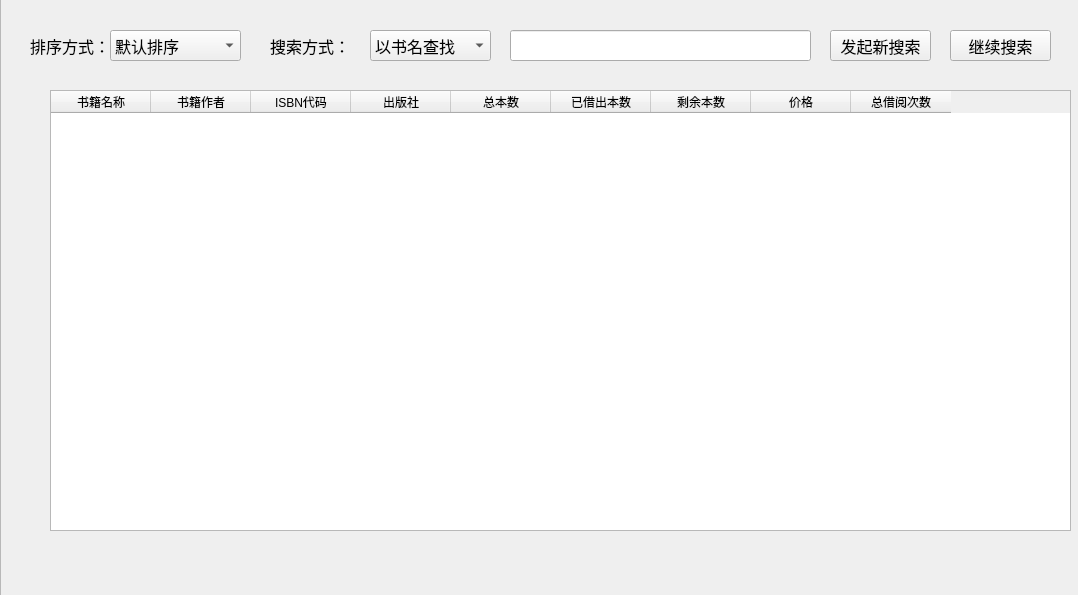
<?xml version="1.0" encoding="UTF-8"?>
<ui version="4.0">
 <class>Book_List_Widget</class>
 <widget class="QWidget" name="Book_List_Widget">
  <property name="geometry">
   <rect>
    <x>0</x>
    <y>0</y>
    <width>1078</width>
    <height>595</height>
   </rect>
  </property>
  <property name="windowTitle">
   <string>Form</string>
  </property>
  <widget class="QComboBox" name="RankMode">
   <property name="geometry">
    <rect>
     <x>110</x>
     <y>30</y>
     <width>131</width>
     <height>31</height>
    </rect>
   </property>
   <property name="font">
    <font>
     <family>萝莉体 第二版</family>
     <pointsize>12</pointsize>
    </font>
   </property>
   <item>
    <property name="text">
     <string>默认排序</string>
    </property>
   </item>
   <item>
    <property name="text">
     <string>借阅次数排序</string>
    </property>
   </item>
   <item>
    <property name="text">
     <string>剩余本数排序</string>
    </property>
   </item>
  </widget>
  <widget class="QPushButton" name="NewSearch">
   <property name="geometry">
    <rect>
     <x>830</x>
     <y>30</y>
     <width>101</width>
     <height>31</height>
    </rect>
   </property>
   <property name="font">
    <font>
     <family>萝莉体 第二版</family>
     <pointsize>12</pointsize>
    </font>
   </property>
   <property name="text">
    <string>发起新搜索</string>
   </property>
  </widget>
  <widget class="QPushButton" name="ContinueSearch">
   <property name="geometry">
    <rect>
     <x>950</x>
     <y>30</y>
     <width>101</width>
     <height>31</height>
    </rect>
   </property>
   <property name="font">
    <font>
     <family>萝莉体 第二版</family>
     <pointsize>12</pointsize>
    </font>
   </property>
   <property name="text">
    <string>继续搜索</string>
   </property>
  </widget>
  <widget class="QLineEdit" name="SearchText">
   <property name="geometry">
    <rect>
     <x>510</x>
     <y>30</y>
     <width>301</width>
     <height>31</height>
    </rect>
   </property>
  </widget>
  <widget class="QFrame" name="frame">
   <property name="geometry">
    <rect>
     <x>0</x>
     <y>-10</y>
     <width>1081</width>
     <height>611</height>
    </rect>
   </property>
   <property name="styleSheet">
    <string notr="true">image: url(:/new/prefix1/bachgroundconfirm.png);</string>
   </property>
   <property name="frameShape">
    <enum>QFrame::StyledPanel</enum>
   </property>
   <property name="frameShadow">
    <enum>QFrame::Raised</enum>
   </property>
   <widget class="QTableWidget" name="tableWidget">
    <property name="geometry">
     <rect>
      <x>50</x>
      <y>100</y>
      <width>1021</width>
      <height>441</height>
     </rect>
    </property>
    <property name="editTriggers">
     <set>QAbstractItemView::NoEditTriggers</set>
    </property>
    <column>
     <property name="text">
      <string>书籍名称</string>
     </property>
    </column>
    <column>
     <property name="text">
      <string>书籍作者</string>
     </property>
    </column>
    <column>
     <property name="text">
      <string>ISBN代码</string>
     </property>
    </column>
    <column>
     <property name="text">
      <string>出版社</string>
     </property>
    </column>
    <column>
     <property name="text">
      <string>总本数</string>
     </property>
    </column>
    <column>
     <property name="text">
      <string>已借出本数</string>
     </property>
    </column>
    <column>
     <property name="text">
      <string>剩余本数</string>
     </property>
    </column>
    <column>
     <property name="text">
      <string>价格</string>
     </property>
    </column>
    <column>
     <property name="text">
      <string>总借阅次数</string>
     </property>
    </column>
   </widget>
  </widget>
  <widget class="QLabel" name="label">
   <property name="geometry">
    <rect>
     <x>30</x>
     <y>30</y>
     <width>91</width>
     <height>31</height>
    </rect>
   </property>
   <property name="font">
    <font>
     <family>萝莉体 第二版</family>
     <pointsize>12</pointsize>
    </font>
   </property>
   <property name="text">
    <string>排序方式：</string>
   </property>
  </widget>
  <widget class="QComboBox" name="SearchMode">
   <property name="geometry">
    <rect>
     <x>370</x>
     <y>30</y>
     <width>121</width>
     <height>31</height>
    </rect>
   </property>
   <property name="font">
    <font>
     <family>萝莉体 第二版</family>
     <pointsize>12</pointsize>
    </font>
   </property>
   <item>
    <property name="text">
     <string>以书名查找</string>
    </property>
   </item>
   <item>
    <property name="text">
     <string>以作者查找</string>
    </property>
   </item>
   <item>
    <property name="text">
     <string>以ISBN查找</string>
    </property>
   </item>
  </widget>
  <widget class="QLabel" name="Search_Mode_label">
   <property name="geometry">
    <rect>
     <x>270</x>
     <y>30</y>
     <width>91</width>
     <height>31</height>
    </rect>
   </property>
   <property name="font">
    <font>
     <family>萝莉体 第二版</family>
     <pointsize>12</pointsize>
    </font>
   </property>
   <property name="text">
    <string>搜索方式：</string>
   </property>
  </widget>
  <zorder>frame</zorder>
  <zorder>RankMode</zorder>
  <zorder>NewSearch</zorder>
  <zorder>ContinueSearch</zorder>
  <zorder>SearchText</zorder>
  <zorder>label</zorder>
  <zorder>SearchMode</zorder>
  <zorder>Search_Mode_label</zorder>
 </widget>
 <resources/>
 <connections/>
</ui>
